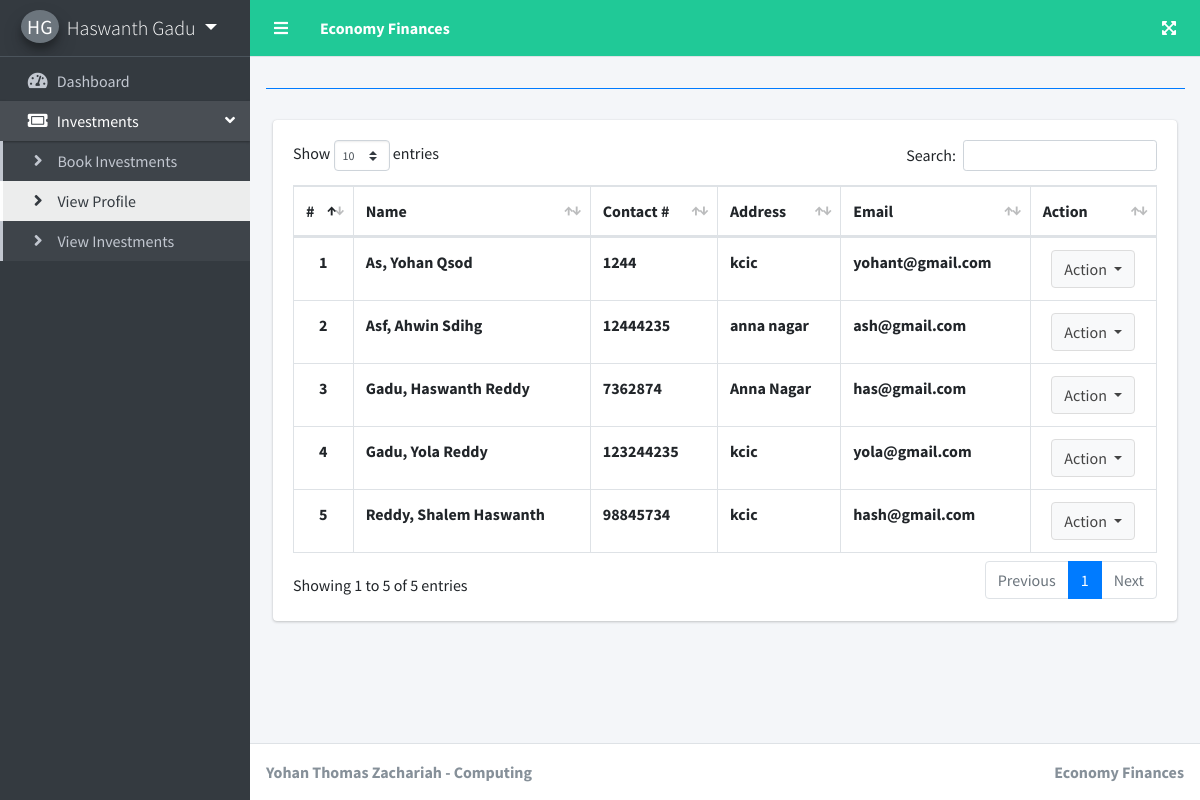
The page /index.php?page=customer_list (signed in) on the database its author committed.
### tables this page shows
CREATE TABLE `customers` (
  `id` int(30) NOT NULL,
  `firstname` varchar(200) NOT NULL,
  `lastname` varchar(200) NOT NULL,
  `middlename` varchar(200) NOT NULL,
  `contact` varchar(100) NOT NULL,
  `address` text NOT NULL,
  `email` varchar(200) NOT NULL,
  `password` text NOT NULL,
  `date_created` datetime NOT NULL DEFAULT current_timestamp(),
  `system_no` int(20) NOT NULL,
  `system_name` varchar(20) NOT NULL,
  `software` varchar(20) NOT NULL,
  `license` int(20) NOT NULL
);

### customer_list.php (the view, shortened to what this page needs)
<?php include'db_connect.php' ?>
<div class="col-lg-12">
	<div class="card">
		<div class="card-body">
			<table class="table tabe-hover table-bordered" id="list">
				<thead>
					<tr>
						<th>#</th>
						<th>Name</th>
						<th>Contact #</th>
						<th>Address</th>
						<th>Email</th>
						<th>Action</th>
					</tr>
				</thead>
				<tbody>
					<?php
					$i = 1;
					$qry = $conn->query("SELECT *,concat(lastname,', ',firstname,' ',middlename) as name FROM customers order by concat(lastname,', ',firstname,' ',middlename) asc");
					while($row= $qry->fetch_assoc()):
					?>
					<tr>
						<th class="text-center"><?php echo $i++ ?></th>
						<td><b><?php echo ucwords($row['name']) ?></b></td>
						<td><b><?php echo $row['contact'] ?></b></td>
						<td><b><?php echo $row['address'] ?></b></td>
						<td><b><?php echo $row['email'] ?></b></td>
						<td class="text-center">
							<button type="button" class="btn btn-default dropdown-toggle" data-toggle="dropdown" aria-expanded="true">
		                      Action
		                    </button>
						</td>
					</tr>
				<?php endwhile; ?>
				</tbody>
			</table>
		</div>
	</div>
</div>

### rows shown on the page
customers: name "As, Yohan Qsod", contact "1244", address "kcic", email "yohant@gmail.com"
customers: name "Asf, Ahwin Sdihg", contact "12444235", address "anna nagar", email "ash@gmail.com"
customers: name "Gadu, Haswanth Reddy", contact "7362874", address "Anna Nagar", email "has@gmail.com"
customers: name "Gadu, Yola Reddy", contact "123244235", address "kcic", email "yola@gmail.com"
customers: name "Reddy, Shalem Haswanth", contact "98845734", address "kcic", email "hash@gmail.com"

### other values the page prints
$_SESSION['login_firstname'].' '.$_SESSION['login_lastname'] "Haswanth Gadu"
